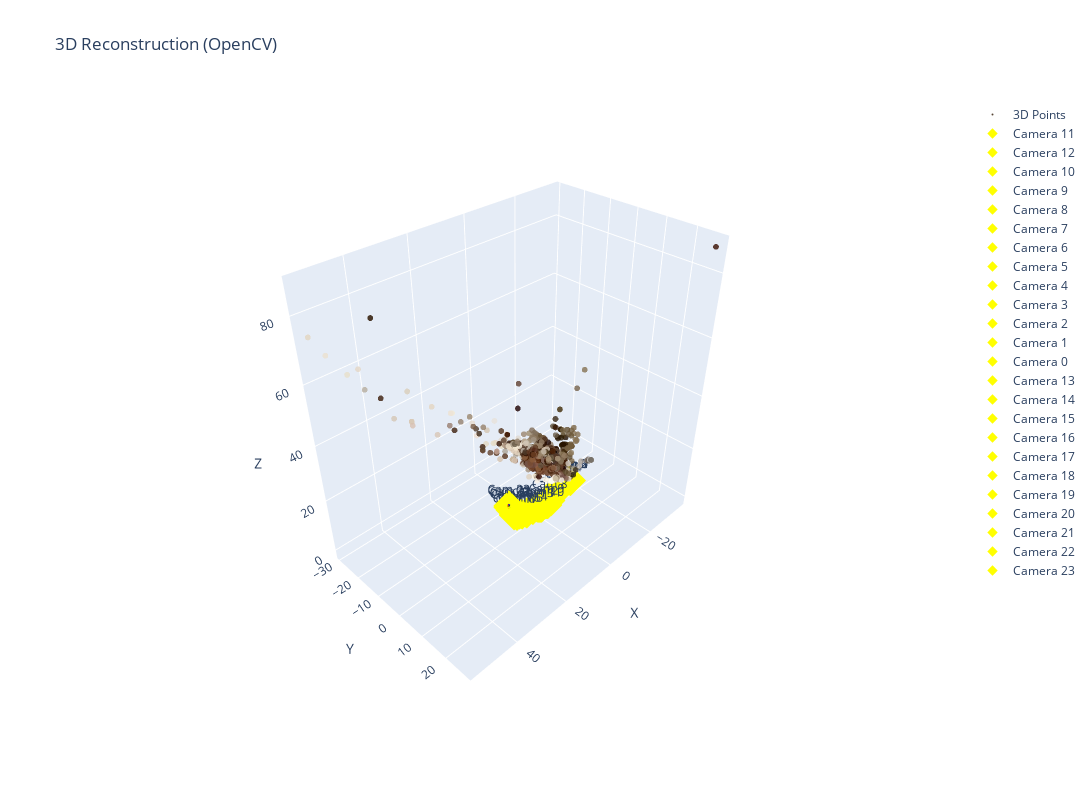

Write notebook code for a chart like this one.
### Markdown cell above
## Run reconstruction with OpenCV (default)

### Code cell
print("\n Running reconstruction with OpenCV functions")
reconstruction_opencv = run_incremental_reconstruction(
    images, image_names, results, K, use_opencv=True
)

if reconstruction_opencv is not None:
    # Get reconstruction data
    points_3d, colors, camera_poses, camera_ids = reconstruction_opencv.get_reconstruction_data()
    
    # Visualize
    visualize_reconstruction_3d(points_3d, colors, camera_poses, camera_ids, 
                               title="3D Reconstruction (OpenCV)")
else:
    print(" OpenCV reconstruction failed")

### Figure 1 — Plotly figure (JSON) as saved in the notebook; plotly's stock layout.template omitted (floating-point values rounded to 4 significant figures; data arrays with more than 128 entries replaced by an {"elided": "..."} marker saying what was removed)
{"data": [{"hovertemplate": "X: %{x:.2f}<br>Y: %{y:.2f}<br>Z: %{z:.2f}<extra></extra>", "marker": {"color": {"elided": "2717 str values"}, "opacity": 0.8, "size": 2}, "mode": "markers", "name": "3D Points", "type": "scatter3d", "x": {"elided": "2717 float values"}, "y": {"elided": "2717 float values"}, "z": {"elided": "2717 float values"}}, {"hovertemplate": "Camera 11<extra></extra>", "line": {"color": "red", "width": 4}, "mode": "lines", "name": "Cam 11 X", "showlegend": false, "type": "scatter3d", "x": [0, 0.5], "y": [0, 0], "z": [0, 0]}, {"line": {"color": "green", "width": 4}, "mode": "lines", "name": "Cam 11 Y", "showlegend": false, "type": "scatter3d", "x": [0, 0], "y": [0, 0.5], "z": [0, 0]}, {"line": {"color": "blue", "width": 4}, "mode": "lines", "name": "Cam 11 Z", "showlegend": false, "type": "scatter3d", "x": [0, 0], "y": [0, 0], "z": [0, 0.5]}, {"hovertemplate": "Camera 11<br>X: 0.00<br>Y: 0.00<br>Z: 0.00<extra></extra>", "marker": {"color": "yellow", "size": 8, "symbol": "diamond"}, "mode": "markers+text", "name": "Camera 11", "text": ["Cam 11"], "textposition": "top center", "type": "scatter3d", "x": [0], "y": [0], "z": [0]}, {"hovertemplate": "Camera 12<extra></extra>", "line": {"color": "red", "width": 4}, "mode": "lines", "name": "Cam 12 X", "showlegend": false, "type": "scatter3d", "x": [0.3209, 0.8203], "y": [-0.7756, -0.7799], "z": [0.5435, 0.5676]}, {"line": {"color": "green", "width": 4}, "mode": "lines", "name": "Cam 12 Y", "showlegend": false, "type": "scatter3d", "x": [0.3209, 0.3255], "y": [-0.7756, -0.2757], "z": [0.5435, 0.5393]}, {"line": {"color": "blue", "width": 4}, "mode": "lines", "name": "Cam 12 Z", "showlegend": false, "type": "scatter3d", "x": [0.3209, 0.2969], "y": [-0.7756, -0.7712], "z": [0.5435, 1.043]}, {"hovertemplate": "Camera 12<br>X: 0.32<br>Y: -0.78<br>Z: 0.54<extra></extra>", "marker": {"color": "yellow", "size": 8, "symbol": "diamond"}, "mode": "markers+text", "name": "Camera 12", "text": ["Cam 12"], "textposition": "top center", "type": "scatter3d", "x": [0.3209], "y": [-0.7756], "z": [0.5435]}, {"hovertemplate": "Camera 10<extra></extra>", "line": {"color": "red", "width": 4}, "mode": "lines", "name": "Cam 10 X", "showlegend": false, "type": "scatter3d", "x": [-1.654, -1.155], "y": [-0.0002366, 0.004929], "z": [-0.7469, -0.7801]}, {"line": {"color": "green", "width": 4}, "mode": "lines", "name": "Cam 10 Y", "showlegend": false, "type": "scatter3d", "x": [-1.654, -1.659], "y": [-0.0002366, 0.4997], "z": [-0.7469, -0.7447]}, {"line": {"color": "blue", "width": 4}, "mode": "lines", "name": "Cam 10 Z", "showlegend": false, "type": "scatter3d", "x": [-1.654, -1.621], "y": [-0.0002366, -0.002111], "z": [-0.7469, -0.248]}, {"hovertemplate": "Camera 10<br>X: -1.65<br>Y: -0.00<br>Z: -0.75<extra></extra>", "marker": {"color": "yellow", "size": 8, "symbol": "diamond"}, "mode": "markers+text", "name": "Camera 10", "text": ["Cam 10"], "textposition": "top center", "type": "scatter3d", "x": [-1.654], "y": [-0.0002366], "z": [-0.7469]}, {"hovertemplate": "Camera 9<extra></extra>", "line": {"color": "red", "width": 4}, "mode": "lines", "name": "Cam 9 X", "showlegend": false, "type": "scatter3d", "x": [-3.534, -3.039], "y": [-0.1344, -0.1223], "z": [-0.6391, -0.7092]}, {"line": {"color": "green", "width": 4}, "mode": "lines", "name": "Cam 9 Y", "showlegend": false, "type": "scatter3d", "x": [-3.534, -3.546], "y": [-0.1344, 0.3654], "z": [-0.6391, -0.6388]}, {"line": {"color": "blue", "width": 4}, "mode": "lines", "name": "Cam 9 Z", "showlegend": false, "type": "scatter3d", "x": [-3.534, -3.464], "y": [-0.1344, -0.133], "z": [-0.6391, -0.1441]}, {"hovertemplate": "Camera 9<br>X: -3.53<br>Y: -0.13<br>Z: -0.64<extra></extra>", "marker": {"color": "yellow", "size": 8, "symbol": "diamond"}, "mode": "markers+text", "name": "Camera 9", "text": ["Cam 9"], "textposition": "top center", "type": "scatter3d", "x": [-3.534], "y": [-0.1344], "z": [-0.6391]}, {"hovertemplate": "Camera 8<extra></extra>", "line": {"color": "red", "width": 4}, "mode": "lines", "name": "Cam 8 X", "showlegend": false, "type": "scatter3d", "x": [-5.287, -4.8], "y": [-0.4094, -0.387], "z": [0.09808, -0.0128]}, {"line": {"color": "green", "width": 4}, "mode": "lines", "name": "Cam 8 Y", "showlegend": false, "type": "scatter3d", "x": [-5.287, -5.31], "y": [-0.4094, 0.09007], "z": [0.09808, 0.09771]}, {"line": {"color": "blue", "width": 4}, "mode": "lines", "name": "Cam 8 Z", "showlegend": false, "type": "scatter3d", "x": [-5.287, -5.177], "y": [-0.4094, -0.4039], "z": [0.09808, 0.5856]}, {"hovertemplate": "Camera 8<br>X: -5.29<br>Y: -0.41<br>Z: 0.10<extra></extra>", "marker": {"color": "yellow", "size": 8, "symbol": "diamond"}, "mode": "markers+text", "name": "Camera 8", "text": ["Cam 8"], "textposition": "top center", "type": "scatter3d", "x": [-5.287], "y": [-0.4094], "z": [0.09808]}, {"hovertemplate": "Camera 7<extra></extra>", "line": {"color": "red", "width": 4}, "mode": "lines", "name": "Cam 7 X", "showlegend": false, "type": "scatter3d", "x": [-7.486, -7.012], "y": [-0.4446, -0.4111], "z": [1.437, 1.283]}, {"line": {"color": "green", "width": 4}, "mode": "lines", "name": "Cam 7 Y", "showlegend": false, "type": "scatter3d", "x": [-7.486, -7.521], "y": [-0.4446, 0.05417], "z": [1.437, 1.438]}, {"line": {"color": "blue", "width": 4}, "mode": "lines", "name": "Cam 7 Z", "showlegend": false, "type": "scatter3d", "x": [-7.486, -7.333], "y": [-0.4446, -0.4353], "z": [1.437, 1.913]}, {"hovertemplate": "Camera 7<br>X: -7.49<br>Y: -0.44<br>Z: 1.44<extra></extra>", "marker": {"color": "yellow", "size": 8, "symbol": "diamond"}, "mode": "markers+text", "name": "Camera 7", "text": ["Cam 7"], "textposition": "top center", "type": "scatter3d", "x": [-7.486], "y": [-0.4446], "z": [1.437]}, {"hovertemplate": "Camera 6<extra></extra>", "line": {"color": "red", "width": 4}, "mode": "lines", "name": "Cam 6 X", "showlegend": false, "type": "scatter3d", "x": [-8.909, -8.45], "y": [-0.7161, -0.67], "z": [2.004, 1.812]}, {"line": {"color": "green", "width": 4}, "mode": "lines", "name": "Cam 6 Y", "showlegend": false, "type": "scatter3d", "x": [-8.909, -8.957], "y": [-0.7161, -0.2185], "z": [2.004, 2.01]}, {"line": {"color": "blue", "width": 4}, "mode": "lines", "name": "Cam 6 Z", "showlegend": false, "type": "scatter3d", "x": [-8.909, -8.717], "y": [-0.7161, -0.7029], "z": [2.004, 2.466]}, {"hovertemplate": "Camera 6<br>X: -8.91<br>Y: -0.72<br>Z: 2.00<extra></extra>", "marker": {"color": "yellow", "size": 8, "symbol": "diamond"}, "mode": "markers+text", "name": "Camera 6", "text": ["Cam 6"], "textposition": "top center", "type": "scatter3d", "x": [-8.909], "y": [-0.7161], "z": [2.004]}, {"hovertemplate": "Camera 5<extra></extra>", "line": {"color": "red", "width": 4}, "mode": "lines", "name": "Cam 5 X", "showlegend": false, "type": "scatter3d", "x": [-10.22, -9.777], "y": [-0.8091, -0.7502], "z": [2.661, 2.433]}, {"line": {"color": "green", "width": 4}, "mode": "lines", "name": "Cam 5 Y", "showlegend": false, "type": "scatter3d", "x": [-10.22, -10.28], "y": [-0.8091, -0.3128], "z": [2.661, 2.674]}, {"line": {"color": "blue", "width": 4}, "mode": "lines", "name": "Cam 5 Z", "showlegend": false, "type": "scatter3d", "x": [-10.22, -9.99], "y": [-0.8091, -0.7933], "z": [2.661, 3.106]}, {"hovertemplate": "Camera 5<br>X: -10.22<br>Y: -0.81<br>Z: 2.66<extra></extra>", "marker": {"color": "yellow", "size": 8, "symbol": "diamond"}, "mode": "markers+text", "name": "Camera 5", "text": ["Cam 5"], "textposition": "top center", "type": "scatter3d", "x": [-10.22], "y": [-0.8091], "z": [2.661]}, {"hovertemplate": "Camera 4<extra></extra>", "line": {"color": "red", "width": 4}, "mode": "lines", "name": "Cam 4 X", "showlegend": false, "type": "scatter3d", "x": [-12.65, -12.23], "y": [-0.6772, -0.6081], "z": [2.619, 2.356]}, {"line": {"color": "green", "width": 4}, "mode": "lines", "name": "Cam 4 Y", "showlegend": false, "type": "scatter3d", "x": [-12.65, -12.71], "y": [-0.6772, -0.1821], "z": [2.619, 2.644]}, {"line": {"color": "blue", "width": 4}, "mode": "lines", "name": "Cam 4 Z", "showlegend": false, "type": "scatter3d", "x": [-12.65, -12.39], "y": [-0.6772, -0.6638], "z": [2.619, 3.043]}, {"hovertemplate": "Camera 4<br>X: -12.65<br>Y: -0.68<br>Z: 2.62<extra></extra>", "marker": {"color": "yellow", "size": 8, "symbol": "diamond"}, "mode": "markers+text", "name": "Camera 4", "text": ["Cam 4"], "textposition": "top center", "type": "scatter3d", "x": [-12.65], "y": [-0.6772], "z": [2.619]}, {"hovertemplate": "Camera 3<extra></extra>", "line": {"color": "red", "width": 4}, "mode": "lines", "name": "Cam 3 X", "showlegend": false, "type": "scatter3d", "x": [-14.84, -14.44], "y": [-0.6029, -0.5272], "z": [2.935, 2.652]}, {"line": {"color": "green", "width": 4}, "mode": "lines", "name": "Cam 3 Y", "showlegend": false, "type": "scatter3d", "x": [-14.84, -14.92], "y": [-0.6029, -0.1089], "z": [2.935, 2.966]}, {"line": {"color": "blue", "width": 4}, "mode": "lines", "name": "Cam 3 Z", "showlegend": false, "type": "scatter3d", "x": [-14.84, -14.56], "y": [-0.6029, -0.5876], "z": [2.935, 3.346]}, {"hovertemplate": "Camera 3<br>X: -14.84<br>Y: -0.60<br>Z: 2.94<extra></extra>", "marker": {"color": "yellow", "size": 8, "symbol": "diamond"}, "mode": "markers+text", "name": "Camera 3", "text": ["Cam 3"], "textposition": "top center", "type": "scatter3d", "x": [-14.84], "y": [-0.6029], "z": [2.935]}, {"hovertemplate": "Camera 2<extra></extra>", "line": {"color": "red", "width": 4}, "mode": "lines", "name": "Cam 2 X", "showlegend": false, "type": "scatter3d", "x": [-15.25, -14.85], "y": [-0.5333, -0.4528], "z": [2.535, 2.243]}, {"line": {"color": "green", "width": 4}, "mode": "lines", "name": "Cam 2 Y", "showlegend": false, "type": "scatter3d", "x": [-15.25, -15.32], "y": [-0.5333, -0.04015], "z": [2.535, 2.567]}, {"line": {"color": "blue", "width": 4}, "mode": "lines", "name": "Cam 2 Z", "showlegend": false, "type": "scatter3d", "x": [-15.25, -14.96], "y": [-0.5333, -0.5148], "z": [2.535, 2.939]}, {"hovertemplate": "Camera 2<br>X: -15.25<br>Y: -0.53<br>Z: 2.53<extra></extra>", "marker": {"color": "yellow", "size": 8, "symbol": "diamond"}, "mode": "markers+text", "name": "Camera 2", "text": ["Cam 2"], "textposition": "top center", "type": "scatter3d", "x": [-15.25], "y": [-0.5333], "z": [2.535]}, {"hovertemplate": "Camera 1<extra></extra>", "line": {"color": "red", "width": 4}, "mode": "lines", "name": "Cam 1 X", "showlegend": false, "type": "scatter3d", "x": [-15.4, -15.01], "y": [-0.5077, -0.426], "z": [2.419, 2.124]}, {"line": {"color": "green", "width": 4}, "mode": "lines", "name": "Cam 1 Y", "showlegend": false, "type": "scatter3d", "x": [-15.4, -15.48], "y": [-0.5077, -0.01485], "z": [2.419, 2.452]}, {"line": {"color": "blue", "width": 4}, "mode": "lines", "name": "Cam 1 Z", "showlegend": false, "type": "scatter3d", "x": [-15.4, -15.11], "y": [-0.5077, -0.4885], "z": [2.419, 2.821]}, {"hovertemplate": "Camera 1<br>X: -15.40<br>Y: -0.51<br>Z: 2.42<extra></extra>", "marker": {"color": "yellow", "size": 8, "symbol": "diamond"}, "mode": "markers+text", "name": "Camera 1", "text": ["Cam 1"], "textposition": "top center", "type": "scatter3d", "x": [-15.4], "y": [-0.5077], "z": [2.419]}, {"hovertemplate": "Camera 0<extra></extra>", "line": {"color": "red", "width": 4}, "mode": "lines", "name": "Cam 0 X", "showlegend": false, "type": "scatter3d", "x": [-15.41, -15.01], "y": [-0.5095, -0.4278], "z": [2.426, 2.132]}, {"line": {"color": "green", "width": 4}, "mode": "lines", "name": "Cam 0 Y", "showlegend": false, "type": "scatter3d", "x": [-15.41, -15.49], "y": [-0.5095, -0.0166], "z": [2.426, 2.46]}, {"line": {"color": "blue", "width": 4}, "mode": "lines", "name": "Cam 0 Z", "showlegend": false, "type": "scatter3d", "x": [-15.41, -15.11], "y": [-0.5095, -0.4904], "z": [2.426, 2.829]}, {"hovertemplate": "Camera 0<br>X: -15.41<br>Y: -0.51<br>Z: 2.43<extra></extra>", "marker": {"color": "yellow", "size": 8, "symbol": "diamond"}, "mode": "markers+text", "name": "Camera 0", "text": ["Cam 0"], "textposition": "top center", "type": "scatter3d", "x": [-15.41], "y": [-0.5095], "z": [2.426]}, {"hovertemplate": "Camera 13<extra></extra>", "line": {"color": "red", "width": 4}, "mode": "lines", "name": "Cam 13 X", "showlegend": false, "type": "scatter3d", "x": [2.37, 2.865], "y": [-0.7625, -0.7725], "z": [0.8409, 0.9061]}, {"line": {"color": "green", "width": 4}, "mode": "lines", "name": "Cam 13 Y", "showlegend": false, "type": "scatter3d", "x": [2.37, 2.381], "y": [-0.7625, -0.2628], "z": [0.8409, 0.8288]}, {"line": {"color": "blue", "width": 4}, "mode": "lines", "name": "Cam 13 Z", "showlegend": false, "type": "scatter3d", "x": [2.37, 2.305], "y": [-0.7625, -0.7489], "z": [0.8409, 1.336]}, {"hovertemplate": "Camera 13<br>X: 2.37<br>Y: -0.76<br>Z: 0.84<extra></extra>", "marker": {"color": "yellow", "size": 8, "symbol": "diamond"}, "mode": "markers+text", "name": "Camera 13", "text": ["Cam 13"], "textposition": "top center", "type": "scatter3d", "x": [2.37], "y": [-0.7625], "z": [0.8409]}, {"hovertemplate": "Camera 14<extra></extra>", "line": {"color": "red", "width": 4}, "mode": "lines", "name": "Cam 14 X", "showlegend": false, "type": "scatter3d", "x": [5.297, 5.783], "y": [-0.6743, -0.6935], "z": [1.315, 1.433]}, {"line": {"color": "green", "width": 4}, "mode": "lines", "name": "Cam 14 Y", "showlegend": false, "type": "scatter3d", "x": [5.297, 5.321], "y": [-0.6743, -0.1751], "z": [1.315, 1.3]}, {"line": {"color": "blue", "width": 4}, "mode": "lines", "name": "Cam 14 Z", "showlegend": false, "type": "scatter3d", "x": [5.297, 5.18], "y": [-0.6743, -0.6542], "z": [1.315, 1.8]}, {"hovertemplate": "Camera 14<br>X: 5.30<br>Y: -0.67<br>Z: 1.31<extra></extra>", "marker": {"color": "yellow", "size": 8, "symbol": "diamond"}, "mode": "markers+text", "name": "Camera 14", "text": ["Cam 14"], "textposition": "top center", "type": "scatter3d", "x": [5.297], "y": [-0.6743], "z": [1.315]}, {"hovertemplate": "Camera 15<extra></extra>", "line": {"color": "red", "width": 4}, "mode": "lines", "name": "Cam 15 X", "showlegend": false, "type": "scatter3d", "x": [7.066, 7.538], "y": [-1.036, -1.065], "z": [1.761, 1.923]}, {"line": {"color": "green", "width": 4}, "mode": "lines", "name": "Cam 15 Y", "showlegend": false, "type": "scatter3d", "x": [7.066, 7.1], "y": [-1.036, -0.5377], "z": [1.761, 1.749]}, {"line": {"color": "blue", "width": 4}, "mode": "lines", "name": "Cam 15 Z", "showlegend": false, "type": "scatter3d", "x": [7.066, 6.905], "y": [-1.036, -1.015], "z": [1.761, 2.233]}, {"hovertemplate": "Camera 15<br>X: 7.07<br>Y: -1.04<br>Z: 1.76<extra></extra>", "marker": {"color": "yellow", "size": 8, "symbol": "diamond"}, "mode": "markers+text", "name": "Camera 15", "text": ["Cam 15"], "textposition": "top center", "type": "scatter3d", "x": [7.066], "y": [-1.036], "z": [1.761]}, {"hovertemplate": "Camera 16<extra></extra>", "line": {"color": "red", "width": 4}, "mode": "lines", "name": "Cam 16 X", "showlegend": false, "type": "scatter3d", "x": [8.27, 8.729], "y": [-1.007, -1.043], "z": [2.604, 2.8]}, {"line": {"color": "green", "width": 4}, "mode": "lines", "name": "Cam 16 Y", "showlegend": false, "type": "scatter3d", "x": [8.27, 8.314], "y": [-1.007, -0.5085], "z": [2.604, 2.595]}, {"line": {"color": "blue", "width": 4}, "mode": "lines", "name": "Cam 16 Z", "showlegend": false, "type": "scatter3d", "x": [8.27, 8.076], "y": [-1.007, -0.9811], "z": [2.604, 3.065]}, {"hovertemplate": "Camera 16<br>X: 8.27<br>Y: -1.01<br>Z: 2.60<extra></extra>", "marker": {"color": "yellow", "size": 8, "symbol": "diamond"}, "mode": "markers+text", "name": "Camera 16", "text": ["Cam 16"], "textposition": "top center", "type": "scatter3d", "x": [8.27], "y": [-1.007], "z": [2.604]}, {"hovertemplate": "Camera 17<extra></extra>", "line": {"color": "red", "width": 4}, "mode": "lines", "name": "Cam 17 X", "showlegend": false, "type": "scatter3d", "x": [9.479, 9.923], "y": [-0.878, -0.9241], "z": [2.914, 3.14]}, {"line": {"color": "green", "width": 4}, "mode": "lines", "name": "Cam 17 Y", "showlegend": false, "type": "scatter3d", "x": [9.479, 9.535], "y": [-0.878, -0.3812], "z": [2.914, 2.906]}, {"line": {"color": "blue", "width": 4}, "mode": "lines", "name": "Cam 17 Z", "showlegend": false, "type": "scatter3d", "x": [9.479, 9.255], "y": [-0.878, -0.8454], "z": [2.914, 3.36]}, {"hovertemplate": "Camera 17<br>X: 9.48<br>Y: -0.88<br>Z: 2.91<extra></extra>", "marker": {"color": "yellow", "size": 8, "symbol": "diamond"}, "mode": "markers+text", "name": "Camera 17", "text": ["Cam 17"], "textposition": "top center", "type": "scatter3d", "x": [9.479], "y": [-0.878], "z": [2.914]}, {"hovertemplate": "Camera 18<extra></extra>", "line": {"color": "red", "width": 4}, "mode": "lines", "name": "Cam 18 X", "showlegend": false, "type": "scatter3d", "x": [10.49, 10.92], "y": [-1.119, -1.169], "z": [3.643, 3.893]}, {"line": {"color": "green", "width": 4}, "mode": "lines", "name": "Cam 18 Y", "showlegend": false, "type": "scatter3d", "x": [10.49, 10.55], "y": [-1.119, -0.6227], "z": [3.643, 3.636]}, {"line": {"color": "blue", "width": 4}, "mode": "lines", "name": "Cam 18 Z", "showlegend": false, "type": "scatter3d", "x": [10.49, 10.24], "y": [-1.119, -1.082], "z": [3.643, 4.076]}, {"hovertemplate": "Camera 18<br>X: 10.49<br>Y: -1.12<br>Z: 3.64<extra></extra>", "marker": {"color": "yellow", "size": 8, "symbol": "diamond"}, "mode": "markers+text", "name": "Camera 18", "text": ["Cam 18"], "textposition": "top center", "type": "scatter3d", "x": [10.49], "y": [-1.119], "z": [3.643]}, {"hovertemplate": "Camera 19<extra></extra>", "line": {"color": "red", "width": 4}, "mode": "lines", "name": "Cam 19 X", "showlegend": false, "type": "scatter3d", "x": [10.87, 11.29], "y": [-1.587, -1.643], "z": [5.158, 5.426]}, {"line": {"color": "green", "width": 4}, "mode": "lines", "name": "Cam 19 Y", "showlegend": false, "type": "scatter3d", "x": [10.87, 10.94], "y": [-1.587, -1.092], "z": [5.158, 5.155]}, {"line": {"color": "blue", "width": 4}, "mode": "lines", "name": "Cam 19 Z", "showlegend": false, "type": "scatter3d", "x": [10.87, 10.61], "y": [-1.587, -1.548], "z": [5.158, 5.581]}, {"hovertemplate": "Camera 19<br>X: 10.87<br>Y: -1.59<br>Z: 5.16<extra></extra>", "marker": {"color": "yellow", "size": 8, "symbol": "diamond"}, "mode": "markers+text", "name": "Camera 19", "text": ["Cam 19"], "textposition": "top center", "type": "scatter3d", "x": [10.87], "y": [-1.587], "z": [5.158]}, {"hovertemplate": "Camera 20<extra></extra>", "line": {"color": "red", "width": 4}, "mode": "lines", "name": "Cam 20 X", "showlegend": false, "type": "scatter3d", "x": [11.25, 11.66], "y": [-1.761, -1.822], "z": [5.768, 6.045]}, {"line": {"color": "green", "width": 4}, "mode": "lines", "name": "Cam 20 Y", "showlegend": false, "type": "scatter3d", "x": [11.25, 11.33], "y": [-1.761, -1.266], "z": [5.768, 5.769]}, {"line": {"color": "blue", "width": 4}, "mode": "lines", "name": "Cam 20 Z", "showlegend": false, "type": "scatter3d", "x": [11.25, 10.98], "y": [-1.761, -1.721], "z": [5.768, 6.184]}, {"hovertemplate": "Camera 20<br>X: 11.25<br>Y: -1.76<br>Z: 5.77<extra></extra>", "marker": {"color": "yellow", "size": 8, "symbol": "diamond"}, "mode": "markers+text", "name": "Camera 20", "text": ["Cam 20"], "textposition": "top center", "type": "scatter3d", "x": [11.25], "y": [-1.761], "z": [5.768]}, {"hovertemplate": "Camera 21<extra></extra>", "line": {"color": "red", "width": 4}, "mode": "lines", "name": "Cam 21 X", "showlegend": false, "type": "scatter3d", "x": [11.57, 11.97], "y": [-1.793, -1.858], "z": [6.67, 6.953]}, {"line": {"color": "green", "width": 4}, "mode": "lines", "name": "Cam 21 Y", "showlegend": false, "type": "scatter3d", "x": [11.57, 11.64], "y": [-1.793, -1.299], "z": [6.67, 6.673]}, {"line": {"color": "blue", "width": 4}, "mode": "lines", "name": "Cam 21 Z", "showlegend": false, "type": "scatter3d", "x": [11.57, 11.29], "y": [-1.793, -1.753], "z": [6.67, 7.082]}, {"hovertemplate": "Camera 21<br>X: 11.57<br>Y: -1.79<br>Z: 6.67<extra></extra>", "marker": {"color": "yellow", "size": 8, "symbol": "diamond"}, "mode": "markers+text", "name": "Camera 21", "text": ["Cam 21"], "textposition": "top center", "type": "scatter3d", "x": [11.57], "y": [-1.793], "z": [6.67]}, {"hovertemplate": "Camera 22<extra></extra>", "line": {"color": "red", "width": 4}, "mode": "lines", "name": "Cam 22 X", "showlegend": false, "type": "scatter3d", "x": [11.74, 12.15], "y": [-2.187, -2.257], "z": [7.001, 7.285]}, {"line": {"color": "green", "width": 4}, "mode": "lines", "name": "Cam 22 Y", "showlegend": false, "type": "scatter3d", "x": [11.74, 11.82], "y": [-2.187, -1.694], "z": [7.001, 7.007]}, {"line": {"color": "blue", "width": 4}, "mode": "lines", "name": "Cam 22 Z", "showlegend": false, "type": "scatter3d", "x": [11.74, 11.46], "y": [-2.187, -2.147], "z": [7.001, 7.413]}, {"hovertemplate": "Camera 22<br>X: 11.74<br>Y: -2.19<br>Z: 7.00<extra></extra>", "marker": {"color": "yellow", "size": 8, "symbol": "diamond"}, "mode": "markers+text", "name": "Camera 22", "text": ["Cam 22"], "textposition": "top center", "type": "scatter3d", "x": [11.74], "y": [-2.187], "z": [7.001]}, {"hovertemplate": "Camera 23<extra></extra>", "line": {"color": "red", "width": 4}, "mode": "lines", "name": "Cam 23 X", "showlegend": false, "type": "scatter3d", "x": [11.72, 12.13], "y": [-2.18, -2.244], "z": [7.57, 7.843]}, {"line": {"color": "green", "width": 4}, "mode": "lines", "name": "Cam 23 Y", "showlegend": false, "type": "scatter3d", "x": [11.72, 11.79], "y": [-2.18, -1.686], "z": [7.57, 7.573]}, {"line": {"color": "blue", "width": 4}, "mode": "lines", "name": "Cam 23 Z", "showlegend": false, "type": "scatter3d", "x": [11.72, 11.45], "y": [-2.18, -2.142], "z": [7.57, 7.989]}, {"hovertemplate": "Camera 23<br>X: 11.72<br>Y: -2.18<br>Z: 7.57<extra></extra>", "marker": {"color": "yellow", "size": 8, "symbol": "diamond"}, "mode": "markers+text", "name": "Camera 23", "text": ["Cam 23"], "textposition": "top center", "type": "scatter3d", "x": [11.72], "y": [-2.18], "z": [7.57]}], "layout": {"height": 800, "hovermode": "closest", "scene": {"aspectmode": "data", "camera": {"eye": {"x": 1.5, "y": 1.5, "z": 1.5}}, "xaxis": {"title": {"text": "X"}}, "yaxis": {"title": {"text": "Y"}}, "zaxis": {"title": {"text": "Z"}}}, "title": {"text": "3D Reconstruction (OpenCV)"}, "width": 1200}}
